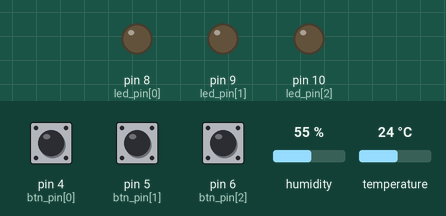
This sketch was run on a simulated Arduino Uno, built with avr-gcc and run on an emulated ATmega328P. Parts: output pins drawn as LEDs (lit = HIGH). The inputs (shaded band) are chosen by the test bench; at power-on: pin 4 (btn_pin[0]) LOW, pin 5 (btn_pin[1]) LOW, pin 6 (btn_pin[2]) LOW, humidity 55 %, temperature 24 °C.

Above: at 1.2 s.
1.3 s: pin 4 (btn_pin[0]) pulled HIGH for 0.15 s
At 1.8 s:
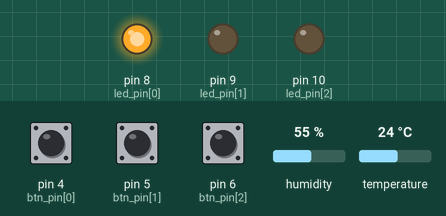
3.0 s: pin 5 (btn_pin[1]) pulled HIGH for 0.15 s
At 4.4 s:
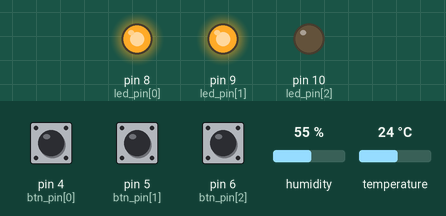
4.7 s: pin 6 (btn_pin[2]) pulled HIGH for 0.15 s
At 6.1 s:
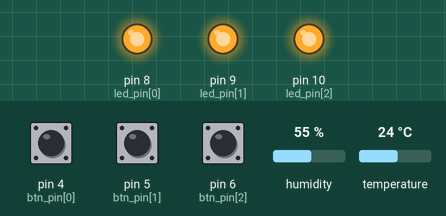
6.4 s: pin 4 (btn_pin[0]) pulled HIGH for 1 s
At 7.2 s:
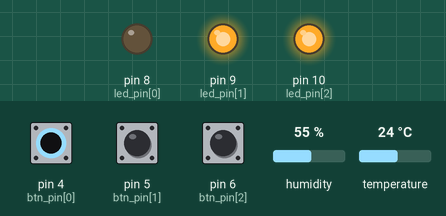
8.9 s: pin 5 (btn_pin[1]) pulled HIGH for 1 s
At 10.5 s:
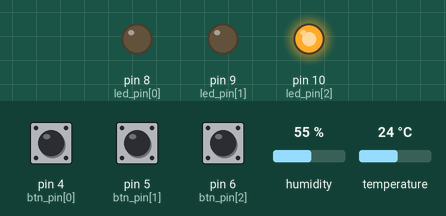
11.4 s: pin 4 (btn_pin[0]) pulled HIGH for 0.15 s
At 12.7 s:
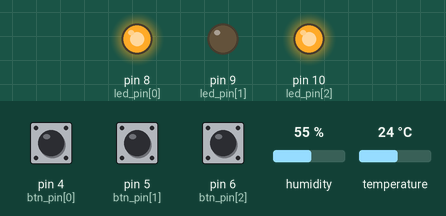
Timing chart, 0 to 14.1 s (numbered marks = the images above; inputs shaded):
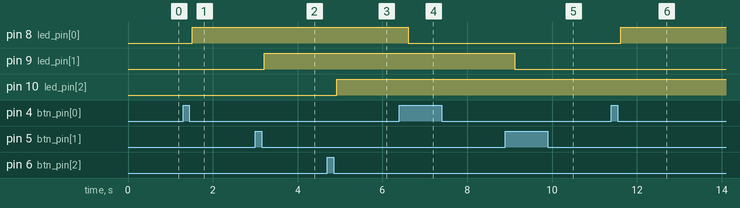

Measured:
- after the input at 1.3 s, pin 8 (led_pin[0]): LOW → HIGH after 0.21 s
- after the input at 3.0 s, pin 9 (led_pin[1]): LOW → HIGH after 0.22 s
- after the input at 4.7 s, pin 10 (led_pin[2]): LOW → HIGH after 0.22 s
- after the input at 6.4 s, pin 8 (led_pin[0]): HIGH → LOW after 0.21 s
- after the input at 8.9 s, pin 9 (led_pin[1]): HIGH → LOW after 0.22 s
- after the input at 11.4 s, pin 8 (led_pin[0]): LOW → HIGH after 0.22 s

The sketch:

Bluetooth_LED_Switch_DHT.ino
```cpp
#include <SoftwareSerial.h>
#include <DHT.h>

#define DHT_PIN A0

SoftwareSerial BTSerial(3, 2);
DHT dht(A0, DHT11);

float mTemperature;
float mHumidity;
int btn_pin[] = {4, 5, 6};
int led_pin[] = {8, 9, 10};
boolean btn_Last_Status[] = {LOW, LOW, LOW};
boolean btn_Current_Status[] = {LOW, LOW, LOW};
boolean led_On[] = {LOW, LOW, LOW};
String led_state[] = {"", "", ""};

void setup()
{
    Serial.begin(9600);
    BTSerial.begin(9600);
    dht.begin();
    for (int i = 0; i < 3; i++)
    {
        pinMode(btn_pin[i], INPUT);
        pinMode(led_pin[i], OUTPUT);
    }
}

void loop()
{
    mTemperature = dht.readTemperature();
    mHumidity = dht.readHumidity();

    for (int i = 0; i < 3; i++)
    {
        btn_Current_Status[i] = debounce(btn_Last_Status[i], btn_pin[i]);
        if (btn_Last_Status[i] == LOW && btn_Current_Status[i] == HIGH)
        {
            led_On[i] = !led_On[i];
            char message[5] = "L  \n";
            message[1] = i + 1 + '0';
            message[2] = led_On[i] + '0';
            led_state[i] = message;
            delay(200);
        }
        btn_Last_Status[i] = btn_Current_Status[i];
        digitalWrite(led_pin[i], led_On[i]);
    }
    for(int i = 0 ; i<3 ; i++){
        if(!led_state[i].equals("")){
            BTSerial.print(led_state[i]);
        }
    }
    BTSerial.print(String("T") + int(mTemperature) + String("\n"));
    BTSerial.print(String("H") + int(mHumidity) + String("\n"));
}

boolean debounce(boolean last, int btn_pin)
{
    boolean current = digitalRead(btn_pin);
    if (last != current)
    {
        delay(5);
        current = digitalRead(btn_pin);
    }
    return current;
}
```
